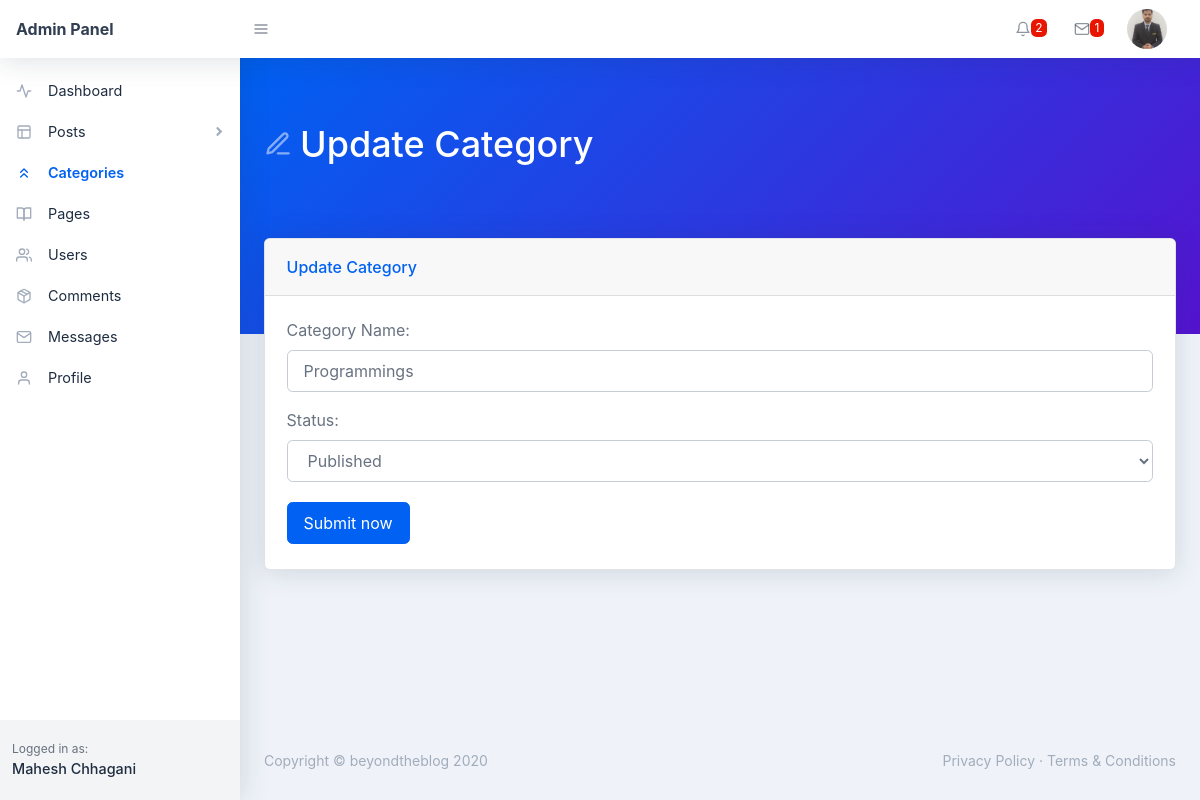
Page /beyondtheblog/backend/edit-category.php?id=1 (signed in) on the committed database.
### tables this page shows
CREATE TABLE `users` (
  `user_id` int(11) NOT NULL,
  `user_name` varchar(255) NOT NULL,
  `user_nickname` varchar(255) NOT NULL,
  `user_email` varchar(255) NOT NULL,
  `user_password` varchar(255) NOT NULL,
  `user_photo` text NOT NULL,
  `registered_on` varchar(255) NOT NULL,
  `user_role` varchar(255) NOT NULL DEFAULT 'Subscriber'
);

CREATE TABLE `categories` (
  `category_id` int(11) NOT NULL,
  `category_name` varchar(255) NOT NULL,
  `category_total_posts` int(11) NOT NULL,
  `total_post_views` int(11) NOT NULL,
  `category_status` varchar(155) NOT NULL DEFAULT 'Published',
  `created_on` varchar(255) NOT NULL,
  `created_by` varchar(155) NOT NULL
);

### beyondtheblog/backend/edit-category.php (the view, shortened to what this page needs)
<?php require_once('./includes/header.php'); ?>
    <body class="nav-fixed">
        <?php require_once('./includes/top-navbar.php'); ?>
        <div id="layoutSidenav">
            <div id="layoutSidenav_nav">
                <?php
                    $curr_page = basename(__FILE__);
                    require_once("./includes/left-sidebar.php");
                ?>
            </div>
            <div id="layoutSidenav_content">
                <main>
                    <div class="page-header pb-10 page-header-dark bg-gradient-primary-to-secondary">
                        <div class="container-fluid">
                            <div class="page-header-content">
                                <h1 class="page-header-title">
                                    <div class="page-header-icon"><i data-feather="edit-3"></i></div>
                                    <span>Update Category</span>
                                </h1>
                            </div>
                        </div>
                    </div>
                    <div class="container-fluid mt-n10">
                        <div class="card mb-4">
                            <div class="card-header">Update Category</div>
                            <?php
                                $sql = "SELECT * FROM categories WHERE category_id = :id";
                                $stmt = $pdo->prepare($sql);
                                $stmt->execute([
                                    ':id' => $_GET['id']
                                ]);
                                $categories = $stmt->fetch(PDO::FETCH_ASSOC);
                                $category_title = $categories['category_name'];
                                $category_status = $categories['category_status'];
                            ?>
                            <div class="card-body">
                                <form action="edit-category.php?id=<?php echo $_GET['id']; ?>" method="POST">
                                    <div class="form-group">
                                        <label for="cat-title">Category Name:</label>
                                        <input value="<?php echo $category_title; ?>" name="category-title" class="form-control" id="cat-title" type="text" placeholder="Category Name..." />
                                    </div>
                                    <div class="form-group">
                                        <label for="cat-status">Status:</label>
                                        <select name="category-status" class="form-control" id="cat-status">
                                            <option value="Published" <?php echo $category_status=='Published'?'selected':'';  ?>>Published</option>
                                        </select>
                                    </div>
                                    <button name="update-category" class="btn btn-primary mr-2 my-1" type="submit">Submit now</button>
                                </form>
                            </div>
                        </div>
                    </div>
                </main>
 <?php require_once('./includes/footer.php'); ?>

### beyondtheblog/backend/includes/top-navbar.php (shortened to what this page needs)
<nav class="topnav navbar navbar-expand shadow navbar-light bg-white" id="sidenavAccordion">
    <a class="navbar-brand d-none d-sm-block" href="index.php">Admin Panel</a><button class="btn btn-icon btn-transparent-dark order-1 order-lg-0 mr-lg-2" id="sidebarToggle" href="#"><i data-feather="menu"></i></button>
    <ul class="navbar-nav align-items-center ml-auto">
        <li class="nav-item dropdown no-caret mr-3 dropdown-notifications">
            <a class="btn btn-icon btn-transparent-dark dropdown-toggle" id="navbarDropdownAlerts" href="#" role="button" data-toggle="dropdown" aria-haspopup="true" aria-expanded="false">
                <i data-feather="bell"></i>
                <span class="badge badge-red">2</span>
            </a>
        </li>
        <li class="nav-item dropdown no-caret mr-3 dropdown-notifications">
            <a class="btn btn-icon btn-transparent-dark dropdown-toggle" id="navbarDropdownMessages" href="#" role="button" data-toggle="dropdown" aria-haspopup="true" aria-expanded="false">
                <i data-feather="mail"></i>
                <span class="badge badge-red">1</span>
            </a>
        </li>
        <?php
            if(isset($_COOKIE['_uid_'])) {
                $user_id = base64_decode($_COOKIE['_uid_']);
            } else if(isset($_SESSION['user_id'])) {
                $user_id = $_SESSION['user_id'];
            } else {
                $user_id = -1;
            }
            $sql = "SELECT * FROM users WHERE user_id = :id";
            $stmt = $pdo->prepare($sql);
            $stmt->execute([
                ':id' => $user_id
            ]);
            $user = $stmt->fetch(PDO::FETCH_ASSOC);
            $user_photo = $user['user_photo'];
        ?>
        <li class="nav-item dropdown no-caret mr-3 dropdown-user">
            <a class="btn btn-icon btn-transparent-dark dropdown-toggle" id="navbarDropdownUserImage" href="javascript:void(0);" role="button" data-toggle="dropdown" aria-haspopup="true" aria-expanded="false"><img class="img-fluid" src="./assets/img/<?php echo $user_photo; ?>"/></a>
        </li>
    </ul>
</nav>

### beyondtheblog/backend/includes/left-sidebar.php (shortened to what this page needs)
<nav class="sidenav shadow-right sidenav-light">
    <div class="sidenav-menu">
        <div class="nav accordion" id="accordionSidenav">
            <?php
                if($curr_page == 'index.php') { ?>
                    <a class="nav-link collapsed pt-4 active" href="index.php">
                        <div class="nav-link-icon"><i data-feather="activity"></i></div>
                        Dashboard
                    </a>
                <?php } else { ?>
                    <a class="nav-link collapsed pt-4" href="index.php">
                        <div class="nav-link-icon"><i data-feather="activity"></i></div>
                        Dashboard
                    </a>
                <?php }
            ?>
            <?php
                if($curr_page == 'all-posts.php' || $curr_page == 'new-page.php' || $curr_page == 'edit-post.php') { ?>
                    <a class="nav-link" href="javascript:void(0);" data-toggle="collapse" data-target="#collapseLayouts" aria-expanded="true" aria-controls="collapseLayouts"><div class="nav-link-icon"><i data-feather="layout"></i></div>
                        Posts
                        <div class="sidenav-collapse-arrow"><i class="fas fa-angle-down"></i></div>
                    </a>
                    <div class="collapse show" id="collapseLayouts" data-parent="#accordionSidenav">
                        <nav class="sidenav-menu-nested nav accordion" id="accordionSidenavLayout">
                            <a class="nav-link" href="all-post.php">All Posts</a>
                            <a class="nav-link" href="add-new.php">Add New Post</a>
                        </nav>
                    </div>
               <?php } else { ?>
                    <a class="nav-link collapsed" href="javascript:void(0);" data-toggle="collapse" data-target="#collapseLayouts" aria-expanded="false" aria-controls="collapseLayouts"><div class="nav-link-icon"><i data-feather="layout"></i></div>
                        Posts
                        <div class="sidenav-collapse-arrow"><i class="fas fa-angle-down"></i></div>
                    </a>
               <?php }
            ?>
            <?php
                if($curr_page == 'new-category.php' || $curr_page == 'categories.php' || $curr_page == 'edit-category.php') { ?>
                    <a class="nav-link active" href="categories.php" ><div class="nav-link-icon"><i data-feather="chevrons-up"></i></div>
                        Categories
                    </a>
               <?php } else { ?>
                    <a class="nav-link" href="categories.php" ><div class="nav-link-icon"><i data-feather="chevrons-up"></i></div>
                        Categories
                    </a>
               <?php }
            ?>
            <a class="nav-link" href="pages.php" ><div class="nav-link-icon"><i data-feather="book-open"></i></div>
                Pages
            </a>
            <?php
                if($curr_page == 'user-update.php' || $curr_page == 'new-user.php' || $curr_page == 'users.php') { ?>
                    <a class="nav-link active" href="users.php" ><div class="nav-link-icon"><i data-feather="users"></i></div>
                        Users
                    </a>
                <?php } else { ?>
                    <a class="nav-link" href="users.php" ><div class="nav-link-icon"><i data-feather="users"></i></div>
                        Users
                    </a>
                <?php }
            ?>
            <a class="nav-link" href="comments.php" ><div class="nav-link-icon"><i data-feather="package"></i></div>
                Comments
            </a>
            <a class="nav-link" href="messages.php" ><div class="nav-link-icon"><i data-feather="mail"></i></div>
                Messages
            </a>
            <a class="nav-link" href="profile.php" ><div class="nav-link-icon"><i data-feather="user"></i></div>
                Profile
            </a>
        </div>
    </div>
    <div class="sidenav-footer">
        <div class="sidenav-footer-content">
            <div class="sidenav-footer-subtitle">Logged in as:</div>
            <?php
                if(isset($_COOKIE['_uid_'])) {
                    $user_id = base64_decode($_COOKIE['_uid_']);
                } else if(isset($_SESSION['user_id'])) {
                    $user_id = $_SESSION['user_id'];
                } else {
                    $user_id = -1;
                }
                $sql = "SELECT * FROM users WHERE user_id = :id";
                $stmt = $pdo->prepare($sql);
                $stmt->execute([
                    ':id' => $user_id
                ]);
                $user = $stmt->fetch(PDO::FETCH_ASSOC);
                $user_name = $user['user_name'];
            ?>
            <div class="sidenav-footer-title"><?php echo $user_name; ?></div>
        </div>
    </div>
</nav>

### rows in the picture
users: user_photo (picture), user_name "Mahesh Chhagani"
categories: category-title "Programmings", category-status "Published"
